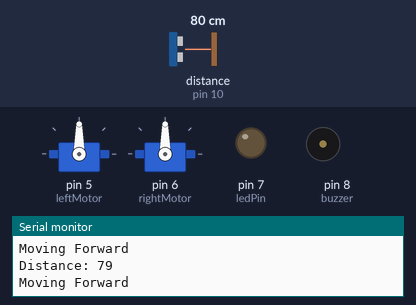
A sketch run on a simulated Arduino Uno, built with avr-gcc and run on an emulated ATmega328P. Shown: 2 × servo, output pins drawn as LEDs (lit = HIGH), buzzer (waves = sounding, pin HIGH), the last lines printed to the serial monitor. Wiring (inferred from the names in the program): ultrasonic range finder: trigger pin 9; echo pin 10. The inputs (shaded band) are chosen by the test bench; at power-on: distance to the obstacle (sensor on pin 10) 80 cm. The echo pulse lasts 58.3 µs per cm; pins used as bus, display or sensor lines are not drawn.

Above: at 1.2 s.
1.3 s: distance to the obstacle (sensor on pin 10) set to 23 cm
4.3 s: distance to the obstacle (sensor on pin 10) set to 18 cm
At 5.7 s:
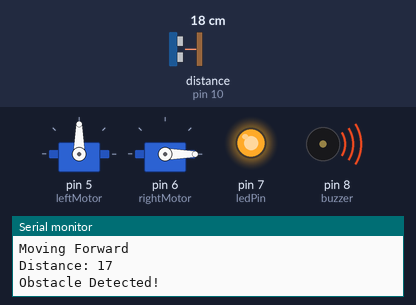
7.3 s: distance to the obstacle (sensor on pin 10) set to 35 cm
At 7.78 s:
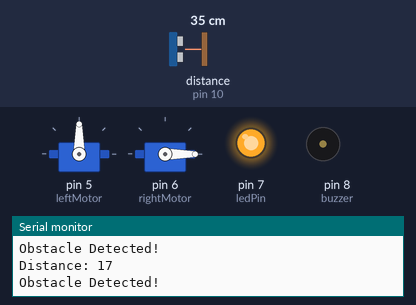
9.3 s: distance to the obstacle (sensor on pin 10) set to 2 cm
At 9.7 s:
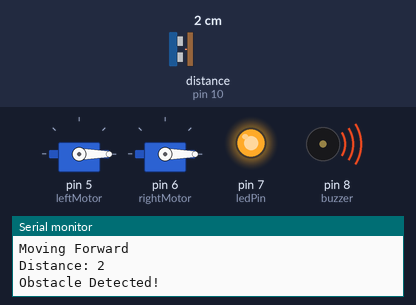
Timing chart, 0 to 13.3 s (numbered marks = the images above; inputs shaded):
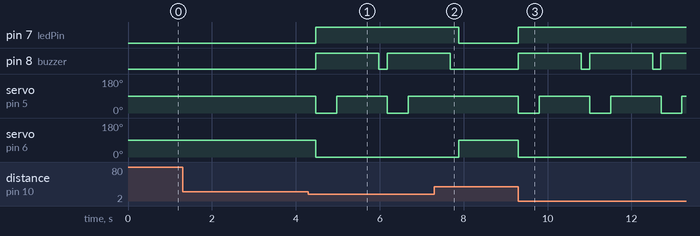

Measured:
- the behaviour switches between 22 and 21 cm on distance to the obstacle (sensor on pin 10) (found by bisection; images 0 and 1)
- after the input at 4.3 s, pin 7 (ledPin): LOW → HIGH after 0.18 s; pin 8 (buzzer): LOW → HIGH after 0.18 s, → LOW 1.5 s later, → HIGH 0.20 s later; servo on pin 5 (leftMotor): alternates 90° for 1.2 s and 0° for 0.50 s, starting after 0.18 s; servo on pin 6 (rightMotor): 90° → 0° after 0.18 s
- after the input at 7.3 s, pin 7 (ledPin): HIGH → LOW after 0.58 s; pin 8 (buzzer): goes on until 7.7 s, then stays LOW; servo on pin 5 (leftMotor): stays 90° (without the input it goes to 0° after 0.58 s); servo on pin 6 (rightMotor): 0° → 90° after 0.58 s
- after the input at 9.3 s, pin 7 (ledPin): LOW → HIGH at once; pin 8 (buzzer): alternates HIGH for 1.5 s and LOW for 0.20 s, starting at once; servo on pin 5 (leftMotor): alternates 90° for 1.2 s and 0° for 0.50 s, starting at once; servo on pin 6 (rightMotor): 90° → 0° at once

The sketch:

code.ino
```cpp
#include <Servo.h>
#define trigPin 9
#define echoPin 10
#define ledPin 7
#define buzzer 8
Servo leftMotor;
Servo rightMotor;

long getDistance() {
  digitalWrite(trigPin, LOW);
  delayMicroseconds(2);
  digitalWrite(trigPin, HIGH);
  delayMicroseconds(10);
  digitalWrite(trigPin, LOW);
  long duration = pulseIn(echoPin, HIGH);
  return duration * 0.034 / 2;
}

void setup() {
  Serial.begin(9600);
  pinMode(trigPin, OUTPUT);
  pinMode(echoPin, INPUT);
  pinMode(ledPin, OUTPUT);
  pinMode(buzzer, OUTPUT);
  leftMotor.attach(5);
  rightMotor.attach(6);
}

void loop() {
  long distance = getDistance();
  Serial.print("Distance: ");
  Serial.println(distance);
  if (distance > 20) {
    leftMotor.write(90);
    rightMotor.write(90);
    digitalWrite(ledPin, LOW);
    digitalWrite(buzzer, LOW);
    Serial.println("Moving Forward");
  }

  else {
    digitalWrite(ledPin, HIGH);
    digitalWrite(buzzer, HIGH);
    Serial.println("Obstacle Detected!");
    leftMotor.write(0);
    rightMotor.write(0);
    delay(500);
    leftMotor.write(90);
    rightMotor.write(0);
    delay(1000);
    digitalWrite(buzzer, LOW);
  }

  delay(200);
}
```
